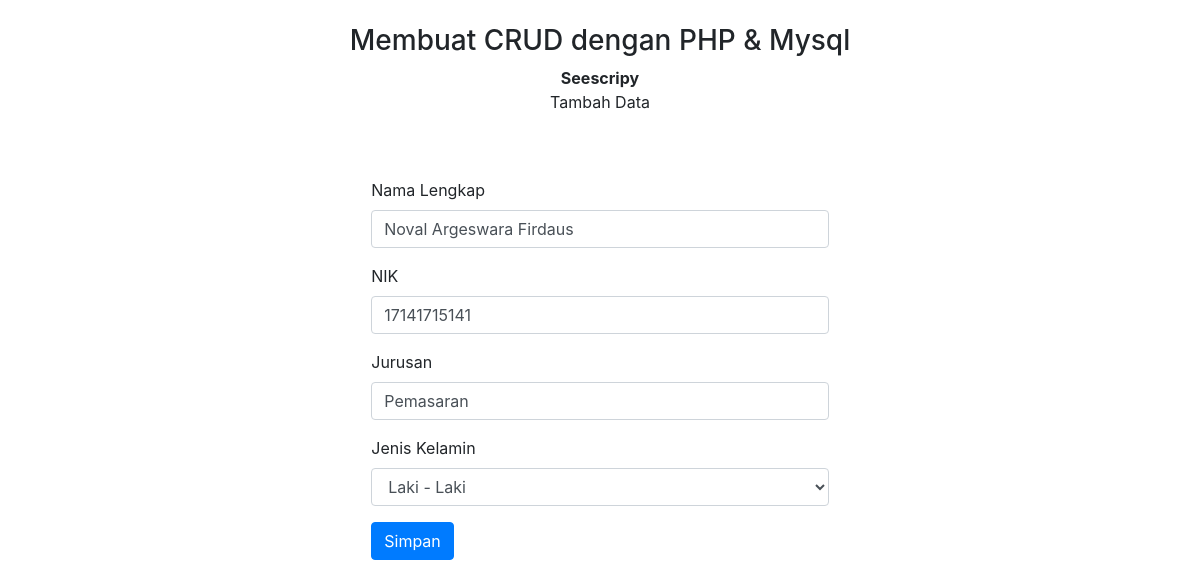
Screenshot of /data.php?id=2 with the database file from the repository.
### tables this page shows
CREATE TABLE `data` (
  `id` int(11) NOT NULL,
  `namaLengkap` varchar(128) NOT NULL,
  `nik` varchar(128) NOT NULL,
  `jurusan` varchar(128) NOT NULL,
  `jenisKelamin` varchar(128) NOT NULL
);

### data.php (the view, shortened to what this page needs)
<?php
include "koneksi.php";
$id = $_GET["id"];
$query = "SELECT * FROM data WHERE id='$id'";
$sql = mysqli_query($conn, $query);
$row = mysqli_fetch_array($sql);
if ($id) {
    $nama = $row['namaLengkap'];
    $nik = $row['nik'];
    $jurusan = $row['jurusan'];
    $link = "proses/update.php";
    $gender = $row['jenisKelamin'];
} else {
    $nama = "";
    $nik = "";
    $jurusan = "";
    $link = "proses/insert.php";
}
?>
<!DOCTYPE html>
<html>
<head>
    <link rel="stylesheet" href="https://maxcdn.bootstrapcdn.com/bootstrap/4.0.0/css/bootstrap.min.css">
</head>
<body>
    <div class="container-fluid">
        <div class="text-center p-4">
            <h1 class="h3">Membuat CRUD dengan PHP & Mysql</h1>
            <b>Seescripy</b>
            <p>
                Tambah Data
            </p>
        </div>
        <div class="mt-4 col-lg-5 col-12 mx-auto">
            <form action="<?php echo $link; ?>" method="POST">
                <div class="form-group">
                    <label for="exampleInputNama1">Nama Lengkap</label>
                    <input type="text" class="form-control" id="exampleInputNama1" aria-describedby="emailHelp" name="nama" value="<?php echo $nama; ?>">
                </div>
                <div class="form-group">
                    <label for="exampleInputNik1">NIK</label>
                    <input type="text" class="form-control" id="exampleInputNik1" name="nik" value="<?php echo $nik; ?>">
                </div>
                <div class="form-group">
                    <label for="exampleInputJurusan1">Jurusan</label>
                    <input type="text" class="form-control" id="exampleInputJurusan1" name="jurusan" value="<?php echo $jurusan; ?>">
                </div>
                <div class="form-group">
                    <label for="exampleFormControlSelect1">Jenis Kelamin</label>
                    <select class="form-control" id="exampleFormControlSelect1" name="gender">
                        <?php
                        if ($id) {
                            ?>
                            <option value="<?php echo $gender; ?>"><?php echo $gender; ?></option>
                            <?php
                        } else {
                            ?>
                            <option value="Laki - Laki">Laki - Laki</option>
                            <option value="Perempuan">        Perempuan</option>
                            <?php
                        } ?>
                    </select>
                </div>
                <button name="simpan" type="submit" class="btn btn-primary">Simpan</button>
            </form>
        </div>
    </div>
</body>
</html>

### rows the page displays
data: nama "Noval Argeswara Firdaus", nik "17141715141", jurusan "Pemasaran", gender "Laki - Laki"
